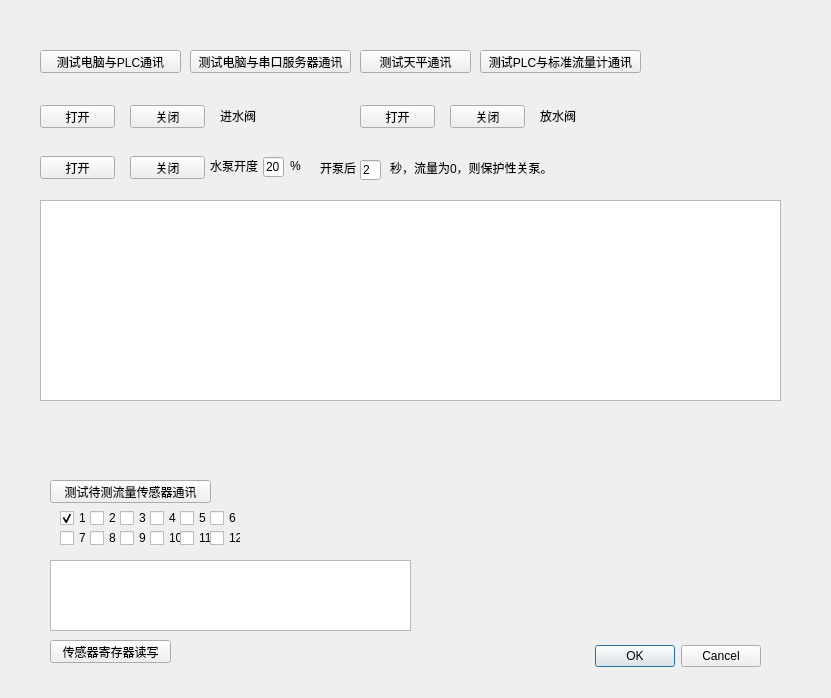
<?xml version="1.0" encoding="UTF-8"?>
<ui version="4.0">
 <class>Dialog_CheckDev</class>
 <widget class="QDialog" name="Dialog_CheckDev">
  <property name="geometry">
   <rect>
    <x>0</x>
    <y>0</y>
    <width>831</width>
    <height>698</height>
   </rect>
  </property>
  <property name="windowTitle">
   <string>检测设备</string>
  </property>
  <widget class="QDialogButtonBox" name="buttonBox">
   <property name="geometry">
    <rect>
     <x>590</x>
     <y>640</y>
     <width>171</width>
     <height>32</height>
    </rect>
   </property>
   <property name="orientation">
    <enum>Qt::Horizontal</enum>
   </property>
   <property name="standardButtons">
    <set>QDialogButtonBox::Cancel|QDialogButtonBox::Ok</set>
   </property>
  </widget>
  <widget class="QPushButton" name="pushButton">
   <property name="geometry">
    <rect>
     <x>40</x>
     <y>50</y>
     <width>141</width>
     <height>23</height>
    </rect>
   </property>
   <property name="text">
    <string>测试电脑与PLC通讯</string>
   </property>
  </widget>
  <widget class="QTextBrowser" name="textBrowser">
   <property name="geometry">
    <rect>
     <x>40</x>
     <y>200</y>
     <width>741</width>
     <height>201</height>
    </rect>
   </property>
  </widget>
  <widget class="QPushButton" name="pushButton_2">
   <property name="geometry">
    <rect>
     <x>190</x>
     <y>50</y>
     <width>161</width>
     <height>23</height>
    </rect>
   </property>
   <property name="text">
    <string>测试电脑与串口服务器通讯</string>
   </property>
  </widget>
  <widget class="QPushButton" name="pushButton_3">
   <property name="geometry">
    <rect>
     <x>480</x>
     <y>50</y>
     <width>161</width>
     <height>23</height>
    </rect>
   </property>
   <property name="text">
    <string>测试PLC与标准流量计通讯</string>
   </property>
  </widget>
  <widget class="QPushButton" name="pushButton_4">
   <property name="geometry">
    <rect>
     <x>360</x>
     <y>50</y>
     <width>111</width>
     <height>23</height>
    </rect>
   </property>
   <property name="text">
    <string>测试天平通讯</string>
   </property>
  </widget>
  <widget class="QPushButton" name="pushButton_5">
   <property name="geometry">
    <rect>
     <x>50</x>
     <y>480</y>
     <width>161</width>
     <height>23</height>
    </rect>
   </property>
   <property name="text">
    <string>测试待测流量传感器通讯</string>
   </property>
  </widget>
  <widget class="QTextBrowser" name="textBrowser_5">
   <property name="geometry">
    <rect>
     <x>50</x>
     <y>560</y>
     <width>361</width>
     <height>71</height>
    </rect>
   </property>
  </widget>
  <widget class="QCheckBox" name="checkBox">
   <property name="geometry">
    <rect>
     <x>60</x>
     <y>510</y>
     <width>31</width>
     <height>16</height>
    </rect>
   </property>
   <property name="text">
    <string>1</string>
   </property>
   <property name="checked">
    <bool>true</bool>
   </property>
  </widget>
  <widget class="QCheckBox" name="checkBox_2">
   <property name="geometry">
    <rect>
     <x>90</x>
     <y>510</y>
     <width>31</width>
     <height>16</height>
    </rect>
   </property>
   <property name="text">
    <string>2</string>
   </property>
  </widget>
  <widget class="QCheckBox" name="checkBox_3">
   <property name="geometry">
    <rect>
     <x>120</x>
     <y>510</y>
     <width>31</width>
     <height>16</height>
    </rect>
   </property>
   <property name="text">
    <string>3</string>
   </property>
  </widget>
  <widget class="QCheckBox" name="checkBox_4">
   <property name="geometry">
    <rect>
     <x>150</x>
     <y>510</y>
     <width>31</width>
     <height>16</height>
    </rect>
   </property>
   <property name="text">
    <string>4</string>
   </property>
  </widget>
  <widget class="QCheckBox" name="checkBox_5">
   <property name="geometry">
    <rect>
     <x>180</x>
     <y>510</y>
     <width>31</width>
     <height>16</height>
    </rect>
   </property>
   <property name="text">
    <string>5</string>
   </property>
  </widget>
  <widget class="QCheckBox" name="checkBox_6">
   <property name="geometry">
    <rect>
     <x>210</x>
     <y>510</y>
     <width>31</width>
     <height>16</height>
    </rect>
   </property>
   <property name="text">
    <string>6</string>
   </property>
  </widget>
  <widget class="QCheckBox" name="checkBox_7">
   <property name="geometry">
    <rect>
     <x>90</x>
     <y>530</y>
     <width>31</width>
     <height>16</height>
    </rect>
   </property>
   <property name="text">
    <string>8</string>
   </property>
  </widget>
  <widget class="QCheckBox" name="checkBox_8">
   <property name="geometry">
    <rect>
     <x>180</x>
     <y>530</y>
     <width>31</width>
     <height>16</height>
    </rect>
   </property>
   <property name="text">
    <string>11</string>
   </property>
  </widget>
  <widget class="QCheckBox" name="checkBox_9">
   <property name="geometry">
    <rect>
     <x>120</x>
     <y>530</y>
     <width>31</width>
     <height>16</height>
    </rect>
   </property>
   <property name="text">
    <string>9</string>
   </property>
  </widget>
  <widget class="QCheckBox" name="checkBox_10">
   <property name="geometry">
    <rect>
     <x>210</x>
     <y>530</y>
     <width>31</width>
     <height>16</height>
    </rect>
   </property>
   <property name="text">
    <string>12</string>
   </property>
  </widget>
  <widget class="QCheckBox" name="checkBox_11">
   <property name="geometry">
    <rect>
     <x>150</x>
     <y>530</y>
     <width>31</width>
     <height>16</height>
    </rect>
   </property>
   <property name="text">
    <string>10</string>
   </property>
  </widget>
  <widget class="QCheckBox" name="checkBox_12">
   <property name="geometry">
    <rect>
     <x>60</x>
     <y>530</y>
     <width>31</width>
     <height>16</height>
    </rect>
   </property>
   <property name="text">
    <string>7</string>
   </property>
  </widget>
  <widget class="QPushButton" name="pushButton_6">
   <property name="geometry">
    <rect>
     <x>40</x>
     <y>105</y>
     <width>75</width>
     <height>23</height>
    </rect>
   </property>
   <property name="text">
    <string>打开</string>
   </property>
  </widget>
  <widget class="QPushButton" name="pushButton_7">
   <property name="geometry">
    <rect>
     <x>130</x>
     <y>105</y>
     <width>75</width>
     <height>23</height>
    </rect>
   </property>
   <property name="text">
    <string>关闭</string>
   </property>
  </widget>
  <widget class="QLabel" name="label">
   <property name="geometry">
    <rect>
     <x>220</x>
     <y>110</y>
     <width>54</width>
     <height>12</height>
    </rect>
   </property>
   <property name="text">
    <string>进水阀</string>
   </property>
  </widget>
  <widget class="QPushButton" name="pushButton_8">
   <property name="geometry">
    <rect>
     <x>450</x>
     <y>105</y>
     <width>75</width>
     <height>23</height>
    </rect>
   </property>
   <property name="text">
    <string>关闭</string>
   </property>
  </widget>
  <widget class="QPushButton" name="pushButton_9">
   <property name="geometry">
    <rect>
     <x>360</x>
     <y>105</y>
     <width>75</width>
     <height>23</height>
    </rect>
   </property>
   <property name="text">
    <string>打开</string>
   </property>
  </widget>
  <widget class="QLabel" name="label_2">
   <property name="geometry">
    <rect>
     <x>540</x>
     <y>110</y>
     <width>54</width>
     <height>12</height>
    </rect>
   </property>
   <property name="text">
    <string>放水阀</string>
   </property>
  </widget>
  <widget class="QPushButton" name="pushButton_10">
   <property name="geometry">
    <rect>
     <x>40</x>
     <y>156</y>
     <width>75</width>
     <height>23</height>
    </rect>
   </property>
   <property name="text">
    <string>打开</string>
   </property>
  </widget>
  <widget class="QLabel" name="label_3">
   <property name="geometry">
    <rect>
     <x>210</x>
     <y>160</y>
     <width>54</width>
     <height>12</height>
    </rect>
   </property>
   <property name="text">
    <string>水泵开度</string>
   </property>
  </widget>
  <widget class="QPushButton" name="pushButton_11">
   <property name="geometry">
    <rect>
     <x>130</x>
     <y>156</y>
     <width>75</width>
     <height>23</height>
    </rect>
   </property>
   <property name="text">
    <string>关闭</string>
   </property>
  </widget>
  <widget class="QLabel" name="label_4">
   <property name="geometry">
    <rect>
     <x>320</x>
     <y>160</y>
     <width>41</width>
     <height>16</height>
    </rect>
   </property>
   <property name="text">
    <string>开泵后</string>
   </property>
  </widget>
  <widget class="QLineEdit" name="lineEdit">
   <property name="geometry">
    <rect>
     <x>360</x>
     <y>160</y>
     <width>21</width>
     <height>20</height>
    </rect>
   </property>
   <property name="text">
    <string>2</string>
   </property>
  </widget>
  <widget class="QLabel" name="label_5">
   <property name="geometry">
    <rect>
     <x>390</x>
     <y>160</y>
     <width>171</width>
     <height>16</height>
    </rect>
   </property>
   <property name="text">
    <string>秒，流量为0，则保护性关泵。</string>
   </property>
  </widget>
  <widget class="QLineEdit" name="lineEdit_2">
   <property name="geometry">
    <rect>
     <x>263</x>
     <y>157</y>
     <width>21</width>
     <height>20</height>
    </rect>
   </property>
   <property name="text">
    <string>20</string>
   </property>
  </widget>
  <widget class="QLabel" name="label_6">
   <property name="geometry">
    <rect>
     <x>290</x>
     <y>160</y>
     <width>54</width>
     <height>12</height>
    </rect>
   </property>
   <property name="text">
    <string>%</string>
   </property>
  </widget>
  <widget class="QPushButton" name="pushButton_12">
   <property name="geometry">
    <rect>
     <x>50</x>
     <y>640</y>
     <width>121</width>
     <height>23</height>
    </rect>
   </property>
   <property name="text">
    <string>传感器寄存器读写</string>
   </property>
  </widget>
 </widget>
 <resources/>
 <connections>
  <connection>
   <sender>buttonBox</sender>
   <signal>accepted()</signal>
   <receiver>Dialog_CheckDev</receiver>
   <slot>accept()</slot>
   <hints>
    <hint type="sourcelabel">
     <x>248</x>
     <y>254</y>
    </hint>
    <hint type="destinationlabel">
     <x>157</x>
     <y>274</y>
    </hint>
   </hints>
  </connection>
  <connection>
   <sender>buttonBox</sender>
   <signal>rejected()</signal>
   <receiver>Dialog_CheckDev</receiver>
   <slot>reject()</slot>
   <hints>
    <hint type="sourcelabel">
     <x>316</x>
     <y>260</y>
    </hint>
    <hint type="destinationlabel">
     <x>286</x>
     <y>274</y>
    </hint>
   </hints>
  </connection>
 </connections>
</ui>
